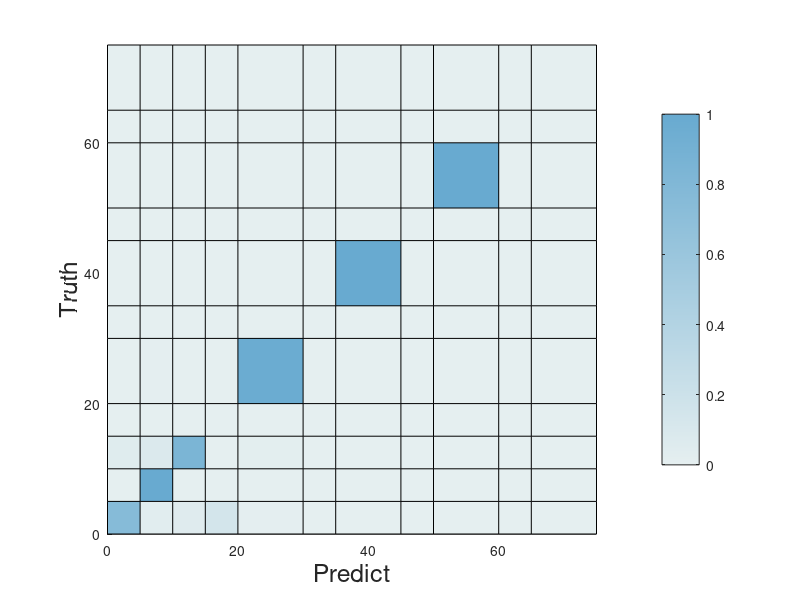

The MATLAB source for this figure: (Note: this script raises an error after producing the figure.)
% Inputs
data = [ 89	4	6	17	1	0	0   0	0	0	0; ...
         0	71	0	0	0	0	0	0	0	0	0; ...
         23	38	386	0	9	0	0	0	0	0	0; ...
         0	0	0	0	0	0	0	0	0	0	0; ...
         6	9	4	5	829	0	0	0	0	0	0; ...
         0	0	0	0	0	0	0	0	0	0	0; ...
         0	0	0	0	0	0	38	0	0	0	0; ...
         0	0	0	0	0	0	0	0	0	0	0; ...
         0	0	0	0	0	0	0	0	1	0	0; ...
         0	0	0	0	0	0	0	0	0	0	0; ...
         0	0	0	0	0	0	0	0	0	0	0];


normalized_data = zeros(size(data));
for i = 1:size(data, 1)
    row = data(i, :);
    if sum(row) ~= 0
        normalized_row = row / sum(row);
    else
        normalized_row = row;
    end
    normalized_data(i, :) = normalized_row;
end


% disp(normalized_data);

rowWidths = [5 5 5 5 10 5 10 5 10 5 10];
colWidths = [5 5 5 5 10 5 10 5 10 5 10];


%rowWidths = [10, 20];   %mm, one for each row of data; applied bottom to top
%colWidths = [5 15 20];  %mm, one for each col of data; applied left to right

% Produce figure
fig = figure(); 
ax = axes(fig); 

% Plot image
[xg,yg] = meshgrid([0,cumsum(colWidths)], [0,cumsum(rowWidths)]);
sh = surf(xg, yg, zeros(size(xg)), padarray(normalized_data,[1,1], 0, 'post'));

% Set colormap
n = 255;

% sky cmap
% cmap = [linspace(.9, 0, n)', linspace(.9447, .447, n)', linspace(.9741, .741, n)'];

% green cmap
%cmap = [linspace(0.9216, .2431,  n)', linspace(0.949, .6549, n)', linspace(0.9529, .3529, n)'];

% unify blue cmap
 cmap = [linspace(0.898039, 0.40784,  n)', linspace(0.93725, 0.666666, n)', linspace(0.941176, 0.815686, n)'];

disp(cmap);


%{
ano_cmap = [
            158 179 196
            182 194 160
            206 210 187
            230 226 181
            249 237 176
            243 218 152
            236 199 128
            231 179 106
            ];


normalized_cmap = zeros(size(ano_cmap));
for i = 1:size(ano_cmap, 1)
    row = ano_cmap(i, :);
    normalized_row = row / 255;
    normalized_cmap(i, :) = normalized_row;
end
%}

colormap(ax, cmap)
% cb = colorbar(ax, cmap);
colorbar('TickDirection', 'out');

axis tight
axis equal
view(2)

% Label X axis and Y axis
xlabel('Predict', 'FontSize', 18)
ylabel('Truth', 'FontSize', 18)


ax = gca;
ax.FontName = "Arial";
ax.XAxis.Label.Position(2) = -8.2;
ax.YAxis.Label.Position(1) = -13.2;


axis_mark = ["R9 G2" "R9 G4 FAST" "R9 G4 HAC" "R9 G6 FAST" "R9 G6 HAC/SUP" "R9 D0 FAST" "R9 D0 HAC/SUP" "R10 G6 FAST" "R10 G6 HAC/SUP" "R10 D0 FAST" "R10 D0 HAC/SUP"];

% find rectangle centers
xCnt = xg(1:end-1,1:end-1) + diff(xg(1,:))/2;
yCnt = yg(1:end-1,1:end-1) + diff(yg(:,1))/2;

% Add markers for X axis
for i = 1:size(xCnt, 2)
    text(xCnt(1,i)-2, yg(1,1)-4.75, axis_mark(i), ...
        'HorizontalAlignment','center',...
        'VerticalAlignment','middle', ...
        'FontSize', 16, 'Rotation', 45);
end

% Add markers for Y axis
for i = 1:size(yCnt, 1)
    text(xg(1,1)-6.5, yCnt(i,1), axis_mark(i), ...
        'HorizontalAlignment','center',...
        'VerticalAlignment','middle', ...
        'FontSize', 16);
end


% Add label to each grid
th = text(xCnt(:), yCnt(:), compose('%.2f', normalized_data(:)), ...
    'HorizontalAlignment','center',...
    'VerticalAlignment','middle', ...
    'FontSize', 18, 'Color', 'black');

% Remove X axis tick labels
xticks([]); 
yticks([]);






